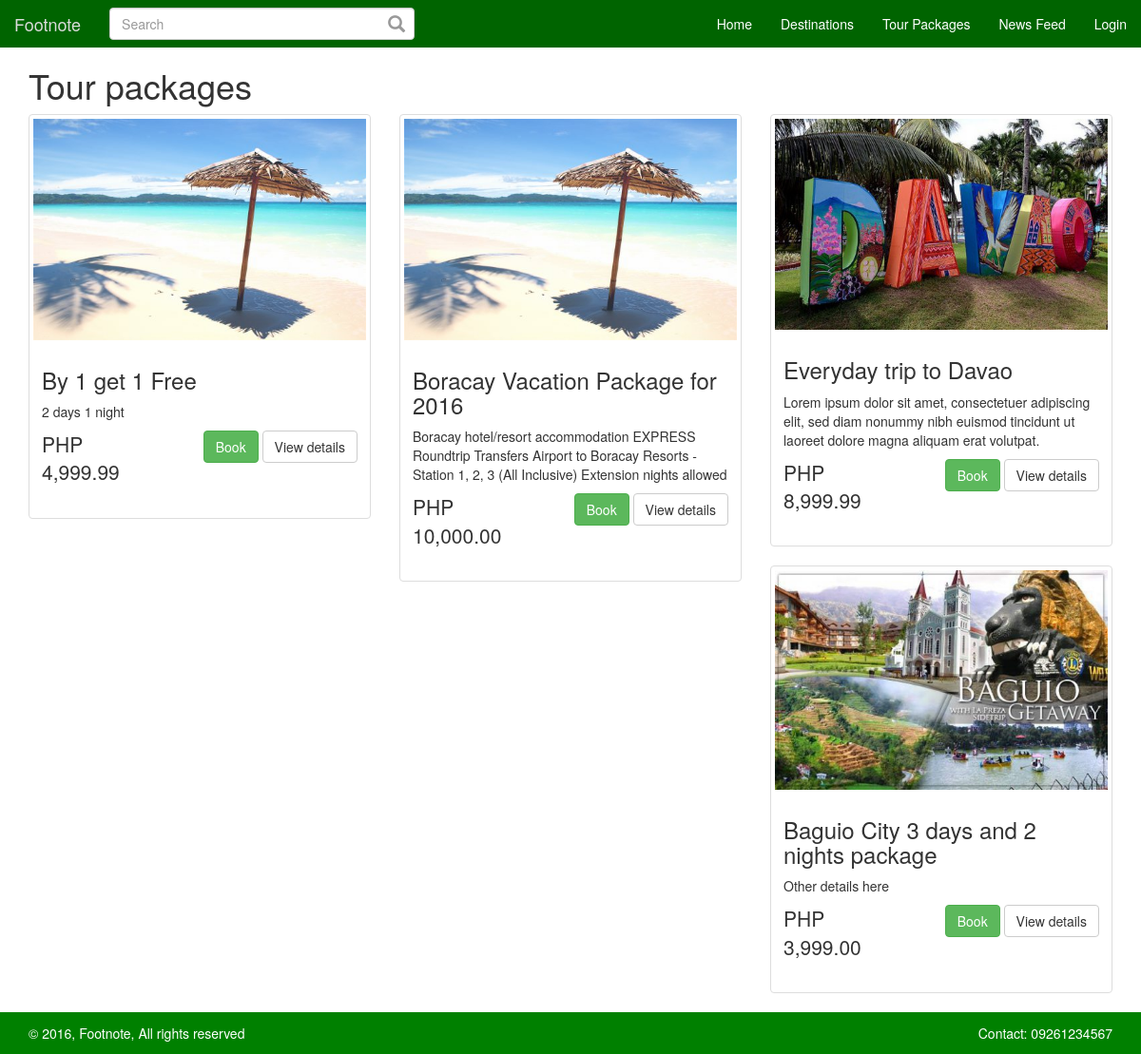
The app's page /tourpackages.php, older data.
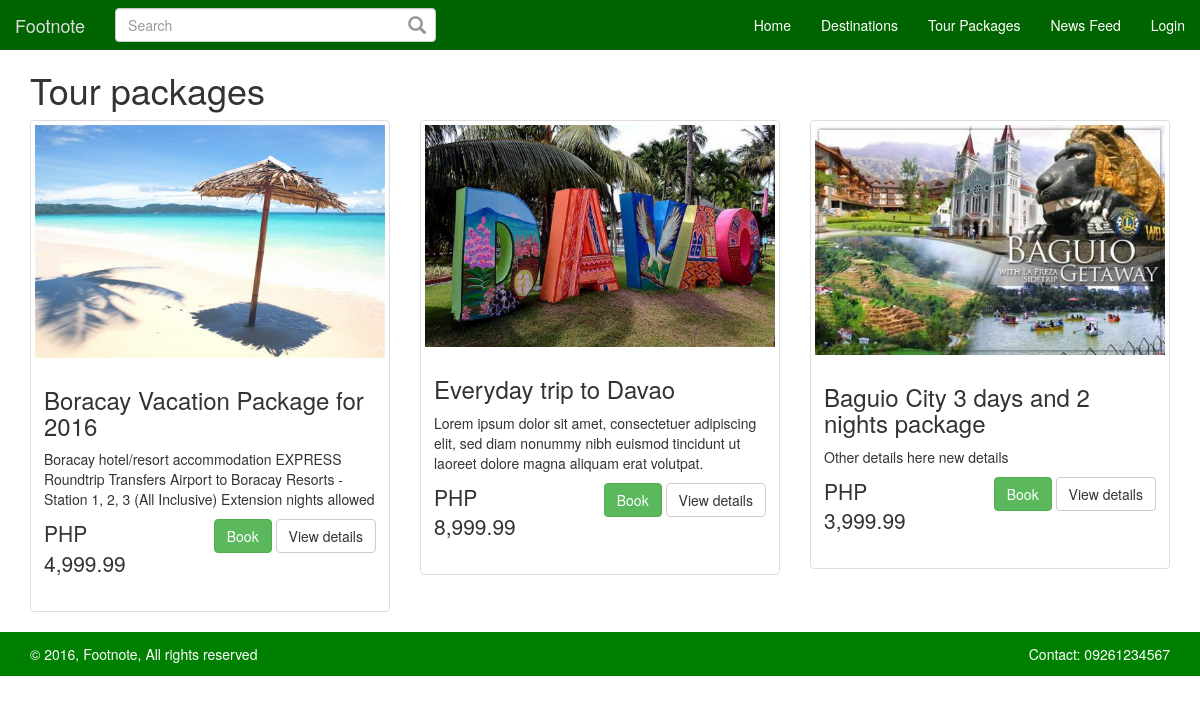
The same page, newer data.
### tables this page shows
CREATE TABLE `packages` (
  `package_id` int(11) NOT NULL,
  `place_id` int(11) NOT NULL,
  `package_name` varchar(250) NOT NULL,
  `package_price` double NOT NULL,
  `package_days` int(11) NOT NULL,
  `package_details` text NOT NULL,
  `package_person` int(11) NOT NULL DEFAULT '1',
  `package_accomodation` text NOT NULL,
  `package_transportation` text NOT NULL,
  `package_created` datetime NOT NULL DEFAULT CURRENT_TIMESTAMP
);

CREATE TABLE `places` (
  `place_id` int(11) NOT NULL,
  `place_name` varchar(250) NOT NULL,
  `place_address` varchar(250) NOT NULL,
  `place_details` text NOT NULL,
  `place_image` varchar(250) NOT NULL,
  `gallery_id` int(11) NOT NULL
);

### config.php (called while the page is built)
<?php
$config['db']['host']     = 'localhost' ;
$config['db']['user']     = 'root' ;
$config['db']['password'] = '' ;
$config['db']['db']       = 'db_footnote' ;
$config['url']['base_path'] = '/fn';
$config['url']['site'] = 'http://localhost';
$config['url']['root'] = realpath(dirname(__FILE__));
$config['url']['profile_pic'] = $config['url']['base_path'].'/assets/images/uploads/profiles';
$config['url']['post_pic'] = $config['url']['base_path'].'/assets/images/uploads/posts';
$config['url']['places'] = $config['url']['base_path'].'/assets/images/uploads/places';
$config['url']['gallery'] = $config['url']['base_path'].'/assets/images/uploads/galleries';
$config['var']['hash_password'] = '^#$4%9f+1^p9)M@4M)V$';
$config['var']['default_profile_pic'] = '1476196571_18_41b586905e6233e72b076191f8bf9512.png';
$config['var']['anonymous_id'] = '45';
$config['post']['post_per_page'] = 5;

### class/class.session.php (called while the page is built, shortened)
<?php
class Session {
	public function _get($name)
	{
		if (isset($_SESSION[$name])) {
			$value = $_SESSION[$name];
			return $value;
		} else
		return false;
	}
}

### function/function.http.php (called while the page is built, shortened)
<?php
function httpGet($name) {
    if($_GET) {
        if(isset($_GET[$name])) {
            return $_GET[$name];
        } else {
            return null;
        }
    } else {
        return null;
    }
}

### class/class.db.php (called while the page is built, shortened)
<?php
class DB {
    private $pdo;
    private $sQuery;
    private function Connect()
    {
        $dsn = "mysql:dbname={$this->db};host={$this->host}";
        try {
            $this->pdo = new PDO($dsn, $this->user, $this->password, array(
                PDO::MYSQL_ATTR_INIT_COMMAND => "SET NAMES utf8"
            ));
            $this->pdo->setAttribute(PDO::ATTR_ERRMODE, PDO::ERRMODE_EXCEPTION);
            $this->pdo->setAttribute(PDO::ATTR_EMULATE_PREPARES, false);
            $this->bConnected = true;
        } catch (PDOException $e) {
            echo $this->ExceptionLog($e->getMessage());
            die();
        }
    }
    private function Init($query, $parameters = "")
    {
        try {
            $this->sQuery = $this->pdo->prepare($query);
            $this->sQuery->execute();
        }
        catch (PDOException $e) {
            echo $this->ExceptionLog($e->getMessage(), $query);
            die();
        }
    }
    public function rows($query, $params = null, $fetchmode = PDO::FETCH_ASSOC)
    {
        $this->Init($query, $params);
        $result = $this->sQuery->fetchAll($fetchmode);
        return $result;
    }
}
?>

### include/include.tour.packages.all.php (the view, shortened to what this page needs)
<?php
$db = new DB;
$sql =  "SELECT ";
$sql .= "p.package_id, ";
$sql .= "p.package_name, ";
$sql .= "p.place_id, ";
$sql .= "p.package_price, ";
$sql .= "p.package_details, ";
$sql .= "g.place_image, ";
$sql .= "g.place_name  ";
$sql .= "FROM ";
$sql .= "`packages` as p ";
$sql .= "LEFT JOIN ";
$sql .= "`places` as g ";
$sql .= "ON ";
$sql .= "g.place_id = p.place_id ";
$place_packages = $db->rows($sql);
?>
<div class="m-t-50">
	<div class="container">
		<div class="row">
			<div class="col-md-12">
				<h1>Tour packages</h1>
				<div class="row">
					<?php foreach ($place_packages as $package) : ?>
						<div class="col-sm-12 col-md-4">
							<div class="thumbnail">
								<img src="<?=$config['url']['places']?>/<?=$package['place_image']?>" alt="<?=$package['place_name']?>">
								<div class="caption">
									<h3><?=$package['package_name']?></h3>
									<p><?=$package['package_details']?></p>
									<div class="row">
										<div class="col-xs-12 col-md-5">
											<p class="lead">PHP <?=money_format('%i', $package['package_price'])?></p>
										</div>
										<div class="col-xs-12 col-md-7" style="text-align: right;">
											<a href="<?=$config['url']['base_path']?>/tourpackage.php?place_id=<?=$package['place_id']?>" class="btn btn-success" role="button">Book</a>
											<a href="<?=$config['url']['base_path']?>/tourpackage.php?action=view_details&package_id=<?=$package['package_id']?>" class="btn btn-default" role="button">View details</a>
										</div>
									</div>
								</div>
							</div>
						</div>
						<?php endforeach; ?>
					</div>
				</div>
			</div>
		</div>
	</div>

### include/include.header.php (shortened to what this page needs)
<!doctype html>
<html>
<head>
    <link rel="stylesheet" href="<?=$config['url']['base_path']?>/assets/bower_components/bootstrap/dist/css/bootstrap.min.css" />
    <link rel="stylesheet" href="<?=$config['url']['base_path']?>/assets/bower_components/bootstrap/dist/css/bootstrap-date-picker.min.css" />
    <link rel="stylesheet" href="<?=$config['url']['base_path']?>/assets/css/footnote.css" />
</head>
<body>
<?php
  $s = new Session;
  if($s->_get('id')):
?>
<nav class="navbar navbar-default navbar-fixed-top nb-g">
  <div class="container-fluid">
    <div class="navbar-header">
      <button type="button" class="navbar-toggle collapsed" data-toggle="collapse" data-target="#bs-example-navbar-collapse-1" aria-expanded="false">
        <span class="sr-only">Toggle navigation</span>
        <span class="icon-bar"></span>
        <span class="icon-bar"></span>
        <span class="icon-bar"></span>
      </button>
      <a class="navbar-brand" href="<?=$config['url']['base_path']?>">Footnote</a>
    </div>
    <div class="collapse navbar-collapse" id="bs-example-navbar-collapse-1">
      <form class="navbar-form navbar-left" action="<?=$config['url']['base_path']?>/search.php" method="get">
        <div class="form-group search-box">
          <input type="text" class="form-control" placeholder="Search" name="q" required>
          <span class="glyphicon glyphicon-search"></span>
        </div>
      </form>
      <ul class="nav navbar-nav navbar-right">
        <li><a href="<?=$config['url']['base_path']?>">Home</a></li>
        <li><a href="<?=$config['url']['base_path']?>/destinations.php">Destinations</a></li>
        <li><a href="<?=$config['url']['base_path']?>/tourpackages.php">Tour Packages</a></li>
        <li><a href="<?=$config['url']['base_path']?>/newsfeed.php">News Feed</a></li>
        <li class="dropdown">
          <a href="#" class="dropdown-toggle" data-toggle="dropdown" role="button" aria-haspopup="true" aria-expanded="false">Account <span class="caret"></span></a>
          <ul class="dropdown-menu">
            <li><a href="<?=$config['url']['base_path']?>/profile.php">Profile</a></li>
            <li><a href="<?=$config['url']['base_path']?>/bookings.php">Bookings</a></li>
            <?php if($s->_get('level') == '1' ) : ?>
            <li><a href="<?=$config['url']['base_path']?>/admin.php">Admin Panel</a></li>
            <?php  endif; ?>
            <li role="separator" class="divider"></li>
            <li><a href="<?=$config['url']['base_path']?>/logout.php">Logout</a></li>
          </ul>
        </li>
      </ul>
    </div>
  </div>
</nav>
<?php else: ?>
<nav class="navbar navbar-default navbar-fixed-top nb-g">
  <div class="container-fluid">
    <div class="navbar-header">
      <a class="navbar-brand" href="<?=$config['url']['base_path']?>">Footnote</a>
    </div>
    <div class="collapse navbar-collapse" id="bs-example-navbar-collapse-1">
      <form class="navbar-form navbar-left" action="<?=$config['url']['base_path']?>/search.php" method="get">
        <div class="form-group search-box">
          <input type="text" class="form-control" placeholder="Search" name="q" required>
          <span class="glyphicon glyphicon-search"></span>
        </div>
      </form>
      <ul class="nav navbar-nav navbar-right">
        <li><a href="<?=$config['url']['base_path']?>">Home</a></li>
        <li><a href="<?=$config['url']['base_path']?>/destinations.php">Destinations</a></li>
        <li><a href="<?=$config['url']['base_path']?>/tourpackages.php">Tour Packages</a></li>
        <li><a href="<?=$config['url']['base_path']?>/newsfeed.php">News Feed</a></li>
        <li><a href="<?=$config['url']['base_path']?>/login.php">Login</a></li>
      </ul>
    </div>
  </div>
</nav>
<?php endif; ?>

### tourpackages.php (shortened to what this page needs)
<?php
require_once 'config.php';
require_once 'function/function.http.php';
require_once 'class/class.session.php';
require_once 'class/class.db.php';
include_once 'include/include.header.php';
$action = httpGet('action');
if($action == 'view_details') {
	include_once 'include/include.tour.package.details.php';
} else {
	include_once 'include/include.tour.packages.all.php';
}
include_once 'include/include.footer.php';

### include/include.footer.php (shortened to what this page needs)
<footer>
	<div class="footer-bottom">
		<div class="container">
			<div class="row">
				<div class="col-xs-12 col-sm-6 col-md-6 col-lg-6">
					<div class="copyright">
						&copy; 2016, Footnote, All rights reserved
					</div>
				</div>
				<div class="col-xs-12 col-sm-6 col-md-6 col-lg-6">
					<div class="design">
						Contact: 09261234567
					</div>
				</div>
			</div>
		</div>
	</div>
</footer>
</body>
</html>

### assets/css/footnote.css (style rules this page uses)
body,html { min-height: 100%; }
.m-t-50 { padding-top: 50px; }
.nb-g { background-color: #006400; color: #ffffff; border-bottom: none; }
.nb-g .navbar-header a, .nb-g .collapse .nav>li>a { color: #ffffff; }
.navbar-form { width: 30%; }
.navbar-form .form-group, .navbar-form .form-control { width: 100%; }
body, html, .row-offcanvas { height: 100%; }
.search-box { position: relative; }
.search-box input { padding-right: 32px; }
.search-box span { color: #999999; font-size: 18px; position: absolute; right: 10px; top: 8px; }
.footer-bottom { background-color: green; min-height: 30px; width: 100%; }
.copyright { color: #fff; line-height: 30px; min-height: 30px; padding: 7px 0; }
.design { color: #fff; line-height: 30px; min-height: 30px; padding: 7px 0; text-align: right; }

Row changes from the older to the newer data that the page shows:
removed packages: place.place_image (picture), package_name "By 1 get 1 Free", package_details "2 days 1 night", package_price "4,999.99"
changed packages "Boracay Vacation Package for 2016": package_price "10,000.00" → "4,999.99"
changed packages: package_details "Other details here" → "Other details here new details"; package_price "3,999.00" → "3,999.99"
